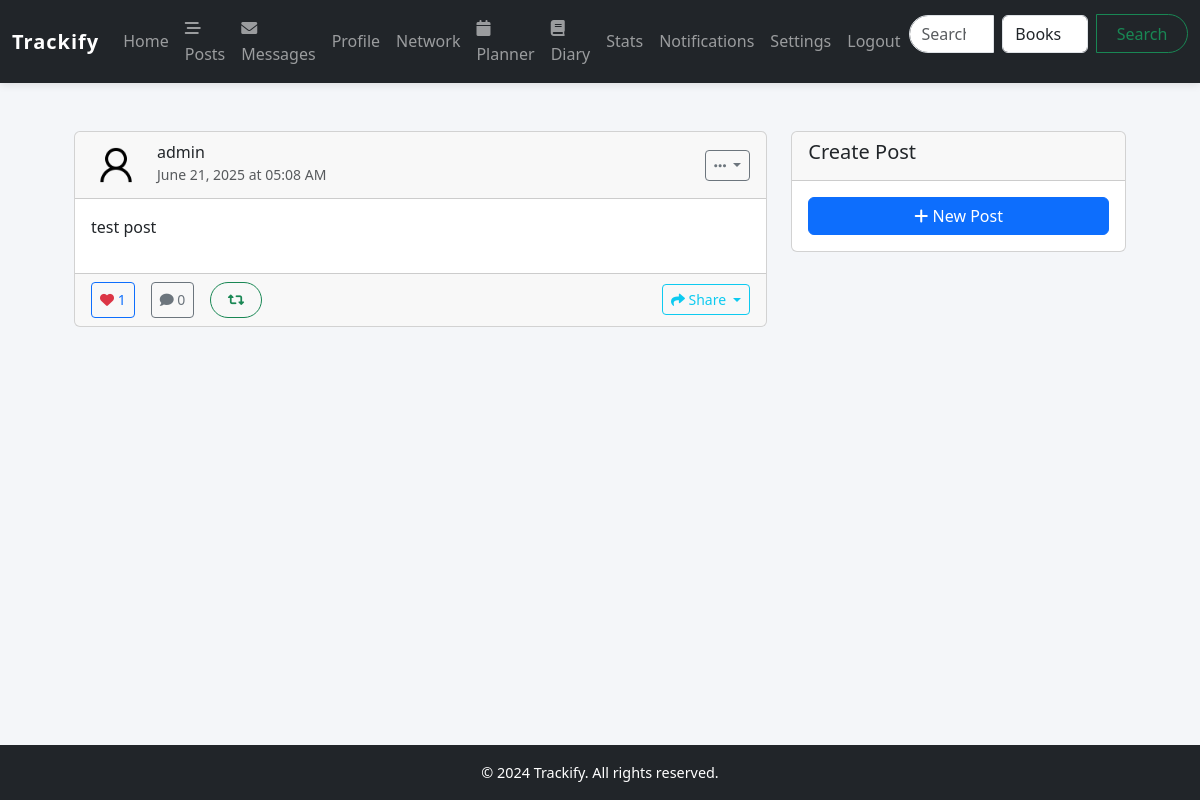
The app's page /posts (signed in), older data.
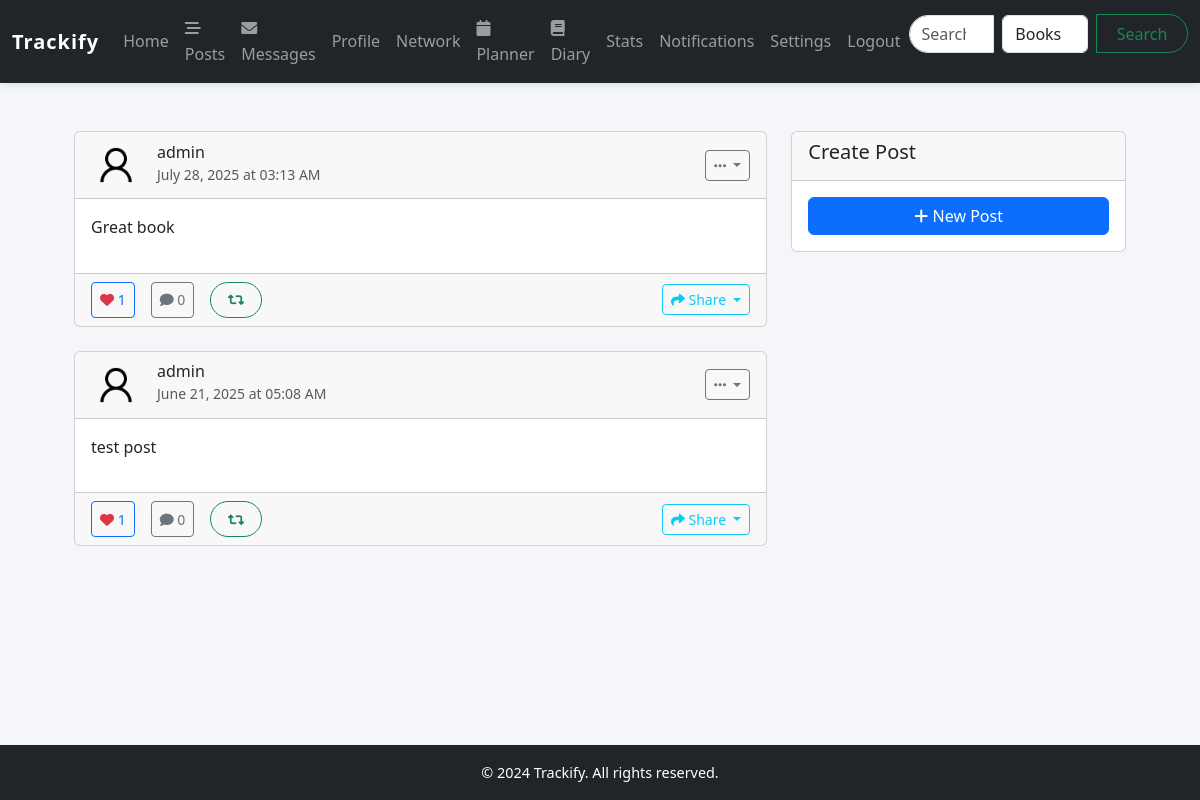
The same page, newer data.
### models/social_model.py (models this page shows, shortened)
class Post(db.Model):
    __tablename__ = 'posts'
    post_id = db.Column(db.Integer, primary_key=True)
    user_id = db.Column(db.Integer, db.ForeignKey('users.user_id'), nullable=False)
    content = db.Column(db.Text, nullable=False)
    media_type = db.Column(db.Enum('cinema', 'music', 'book'), nullable=True)
    media_id = db.Column(db.Integer, nullable=True)  # cinema_id, music_id, or book_id
    created_at = db.Column(db.DateTime, default=datetime.utcnow)
    updated_at = db.Column(db.DateTime, default=datetime.utcnow, onupdate=datetime.utcnow)
    user = db.relationship('User', backref='posts')
    likes = db.relationship('Like', backref='post', lazy='dynamic', foreign_keys='Like.post_id')
    comments = db.relationship('Comment', backref='post', lazy='dynamic', order_by='Comment.created_at.desc()', foreign_keys='Comment.post_id')

### models/user_model.py (models this page shows, shortened)
class User(db.Model, UserMixin):
    __tablename__ = 'users'
    user_id = db.Column(db.Integer, primary_key=True)
    username = db.Column(db.String(255), unique=True, nullable=False)
    password_hash = db.Column(db.String(255), nullable=False)
    email = db.Column(db.String(255), unique=True, nullable=False)
    join_date = db.Column(db.DateTime, default=datetime.utcnow)
    profile_picture = db.Column(db.String(256), nullable=True)
    bio = db.Column(db.Text, default=None)
    theme = db.Column(db.String(20), default='light')
    notifications_enabled = db.Column(db.Boolean, default=True)
    email_notifications = db.Column(db.Boolean, default=True)
    ratings = db.relationship('Rating', backref='user', lazy='dynamic')
    reviews = db.relationship('Review', backref='user', lazy='dynamic')
    custom_lists = db.relationship('CustomList', backref='creator', lazy='dynamic')
    messages_sent = db.relationship('Message', foreign_keys='Message.sender_id', backref='sender', lazy='dynamic')
    messages_received = db.relationship('Message', foreign_keys='Message.recipient_id', backref='recipient', lazy='dynamic')
    user_media = db.relationship('UserMedia', backref='user', lazy='dynamic')
    following = db.relationship(
        'Follow',
        foreign_keys='Follow.follower_id',
        backref=db.backref('follower', lazy='joined'),
        lazy='dynamic',
        cascade='all, delete-orphan'
    )
    followers = db.relationship(
        'Follow',
        foreign_keys='Follow.followed_id',
        backref=db.backref('followed', lazy='joined'),
        lazy='dynamic',
        cascade='all, delete-orphan'
    )

### routes/post_routes.py (the view, shortened to what this page needs)
@post_routes.route('/posts', methods=['GET'])
@login_required
def posts():
    page = request.args.get('page', 1, type=int)
    per_page = 20
    followed_ids = [f.followed_id for f in current_user.following]
    followed_ids.append(current_user.user_id)
    posts = Post.query.filter(Post.user_id.in_(followed_ids))\
                     .order_by(Post.created_at.desc())\
                     .paginate(page=page, per_page=per_page, error_out=False)
    for post in posts.items:
        post.is_liked_by_current_user = Like.query.filter_by(
            user_id=current_user.user_id,
            post_id=post.post_id
        ).first() is not None
    return render_template('posts.html', posts=posts)

### app.py (called while the page is built)
def create_app():
    app = Flask(__name__)
    app.config.from_object(Config)
    Config.init_app(app)  # Initialize config (create directories)
    db.init_app(app)
    bcrypt.init_app(app)
    Session(app)
    login_manager = LoginManager()
    login_manager.init_app(app)
    login_manager.login_view = 'user_routes.login'
    @login_manager.user_loader
    def load_user(user_id):
        return User.query.get(int(user_id))
    app.register_blueprint(user_routes)
    app.register_blueprint(media_routes)
    app.register_blueprint(main_routes)
    app.register_blueprint(api_routes)
    app.register_blueprint(post_routes)
    app.register_blueprint(message_routes)
    with app.app_context():
        db.create_all()
    error_handler(app)
    return app

### templates/posts.html (shortened to what this page needs)
{% extends "base.html" %}
{% block content %}
<div class="container mt-4">
    <div class="row">
        <div class="col-md-8">
            <div class="posts-container">
                {% if posts.items %}
                    {% for post in posts.items %}
                    <div class="card mb-4 post-card" data-post-id="{{ post.post_id }}">
                        <div class="card-header d-flex align-items-center">
                            <img src="{{ url_for('static', filename=post.user.profile_picture) }}" alt="Profile picture of {{ post.user.username }}" class="rounded-circle me-3" width="50" height="50">
                            <div class="flex-grow-1">
                                <h6 class="mb-0">{{ post.user.username }}</h6>
                                <small class="text-muted">{{ post.created_at.strftime('%B %d, %Y at %I:%M %p') }}</small>
                            </div>
                            {% if post.user_id == current_user.user_id %}
                            <div class="dropdown">
                                <button class="btn btn-sm btn-outline-secondary dropdown-toggle" type="button" data-bs-toggle="dropdown">
                                    <i class="fas fa-ellipsis-h"></i>
                                </button>
                            </div>
                            {% endif %}
                        </div>
                        <div class="card-body">
                            <p class="post-content">{{ post.content }}</p>
                        </div>
                        <div class="card-footer">
                            <div class="d-flex justify-content-between align-items-center">
                                <div class="d-flex gap-3">
                                    <button class="btn btn-sm btn-outline-primary like-btn"
                                            data-action="toggle-like"
                                            data-post-id="{{ post.post_id }}">
                                        <i class="fas fa-heart {% if post.is_liked_by_current_user %}text-danger{% endif %}"></i>
                                        <span class="like-count">{{ post.likes.count() }}</span>
                                    </button>
                                    <button class="btn btn-sm btn-outline-secondary"
                                            data-action="toggle-comments"
                                            data-post-id="{{ post.post_id }}">
                                        <i class="fas fa-comment"></i>
                                        <span class="comment-count">{{ post.comments.count() }}</span>
                                    </button>
                                    <button class="btn btn-sm btn-outline-success"
                                            data-action="repost"
                                            data-post-id="{{ post.post_id }}">
                                        <i class="fas fa-retweet"></i>
                                    </button>
                                </div>
                                <div class="dropdown">
                                    <button class="btn btn-sm btn-outline-info dropdown-toggle" type="button" data-bs-toggle="dropdown">
                                        <i class="fas fa-share"></i> Share
                                    </button>
                                </div>
                            </div>
                        </div>
                    </div>
                    {% endfor %}
                {% endif %}
            </div>
        </div>
        <div class="col-md-4">
            <div class="card">
                <div class="card-header">
                    <h5>Create Post</h5>
                </div>
                <div class="card-body">
                    <a href="{{ url_for('post_routes.create_post') }}" class="btn btn-primary w-100">
                        <i class="fas fa-plus"></i> New Post
                    </a>
                </div>
            </div>
        </div>
    </div>
</div>
{% endblock %}

Row changes from the older to the newer data that the page shows:
added Post: profile_picture (placeholder picture), user.username "admin", created_at "July 28, 2025 at 03:13 AM", content "Great book", likes.count "1", comments.count "0"
